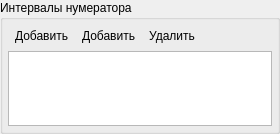
<?xml version="1.0" encoding="UTF-8"?>
<ui version="4.0">
 <class>RTPTechGroup::ModelerIde::NumeratorRangeWidget</class>
 <widget class="QWidget" name="RTPTechGroup::ModelerIde::NumeratorRangeWidget">
  <property name="geometry">
   <rect>
    <x>0</x>
    <y>0</y>
    <width>280</width>
    <height>134</height>
   </rect>
  </property>
  <property name="windowTitle">
   <string>Form</string>
  </property>
  <layout class="QVBoxLayout" name="verticalLayout">
   <property name="spacing">
    <number>0</number>
   </property>
   <property name="leftMargin">
    <number>0</number>
   </property>
   <property name="topMargin">
    <number>0</number>
   </property>
   <property name="rightMargin">
    <number>0</number>
   </property>
   <property name="bottomMargin">
    <number>0</number>
   </property>
   <item>
    <widget class="QGroupBox" name="numeratorRangeGroupBox">
     <property name="title">
      <string>Интервалы нумератора</string>
     </property>
     <layout class="QVBoxLayout" name="verticalLayoutGroupLovValue">
      <property name="spacing">
       <number>5</number>
      </property>
      <property name="leftMargin">
       <number>5</number>
      </property>
      <property name="topMargin">
       <number>5</number>
      </property>
      <property name="rightMargin">
       <number>5</number>
      </property>
      <property name="bottomMargin">
       <number>5</number>
      </property>
      <item>
       <layout class="QHBoxLayout" name="listToolLayout">
        <property name="spacing">
         <number>0</number>
        </property>
        <item>
         <widget class="QToolButton" name="addLovToolButton">
          <property name="text">
           <string>Добавить</string>
          </property>
          <property name="icon">
           <iconset resource="../../libs/metadatamodel/metadatamodel.qrc">
            <normaloff>:/lov</normaloff>:/lov</iconset>
          </property>
          <property name="iconSize">
           <size>
            <width>16</width>
            <height>16</height>
           </size>
          </property>
          <property name="toolButtonStyle">
           <enum>Qt::ToolButtonTextBesideIcon</enum>
          </property>
          <property name="autoRaise">
           <bool>true</bool>
          </property>
         </widget>
        </item>
        <item>
         <widget class="QToolButton" name="addRegExToolButton">
          <property name="text">
           <string>Добавить</string>
          </property>
          <property name="icon">
           <iconset resource="../../libs/metadatamodel/metadatamodel.qrc">
            <normaloff>:/numeratorregex</normaloff>:/numeratorregex</iconset>
          </property>
          <property name="toolButtonStyle">
           <enum>Qt::ToolButtonTextBesideIcon</enum>
          </property>
          <property name="autoRaise">
           <bool>true</bool>
          </property>
         </widget>
        </item>
        <item>
         <widget class="QToolButton" name="deleteToolButton">
          <property name="text">
           <string>Удалить</string>
          </property>
          <property name="icon">
           <iconset resource="modeleride.qrc">
            <normaloff>:/remove</normaloff>:/remove</iconset>
          </property>
          <property name="iconSize">
           <size>
            <width>16</width>
            <height>16</height>
           </size>
          </property>
          <property name="toolButtonStyle">
           <enum>Qt::ToolButtonTextBesideIcon</enum>
          </property>
          <property name="autoRaise">
           <bool>true</bool>
          </property>
         </widget>
        </item>
        <item>
         <spacer name="listToolSpacer">
          <property name="orientation">
           <enum>Qt::Horizontal</enum>
          </property>
          <property name="sizeHint" stdset="0">
           <size>
            <width>40</width>
            <height>20</height>
           </size>
          </property>
         </spacer>
        </item>
       </layout>
      </item>
      <item>
       <widget class="QTableView" name="numeratorRangeTableView">
        <property name="alternatingRowColors">
         <bool>true</bool>
        </property>
        <property name="selectionMode">
         <enum>QAbstractItemView::SingleSelection</enum>
        </property>
        <property name="selectionBehavior">
         <enum>QAbstractItemView::SelectRows</enum>
        </property>
        <attribute name="horizontalHeaderHighlightSections">
         <bool>false</bool>
        </attribute>
        <attribute name="verticalHeaderVisible">
         <bool>false</bool>
        </attribute>
        <attribute name="verticalHeaderDefaultSectionSize">
         <number>24</number>
        </attribute>
       </widget>
      </item>
     </layout>
    </widget>
   </item>
  </layout>
 </widget>
 <resources>
  <include location="../../libs/metadatamodel/metadatamodel.qrc"/>
  <include location="modeleride.qrc"/>
 </resources>
 <connections/>
</ui>
